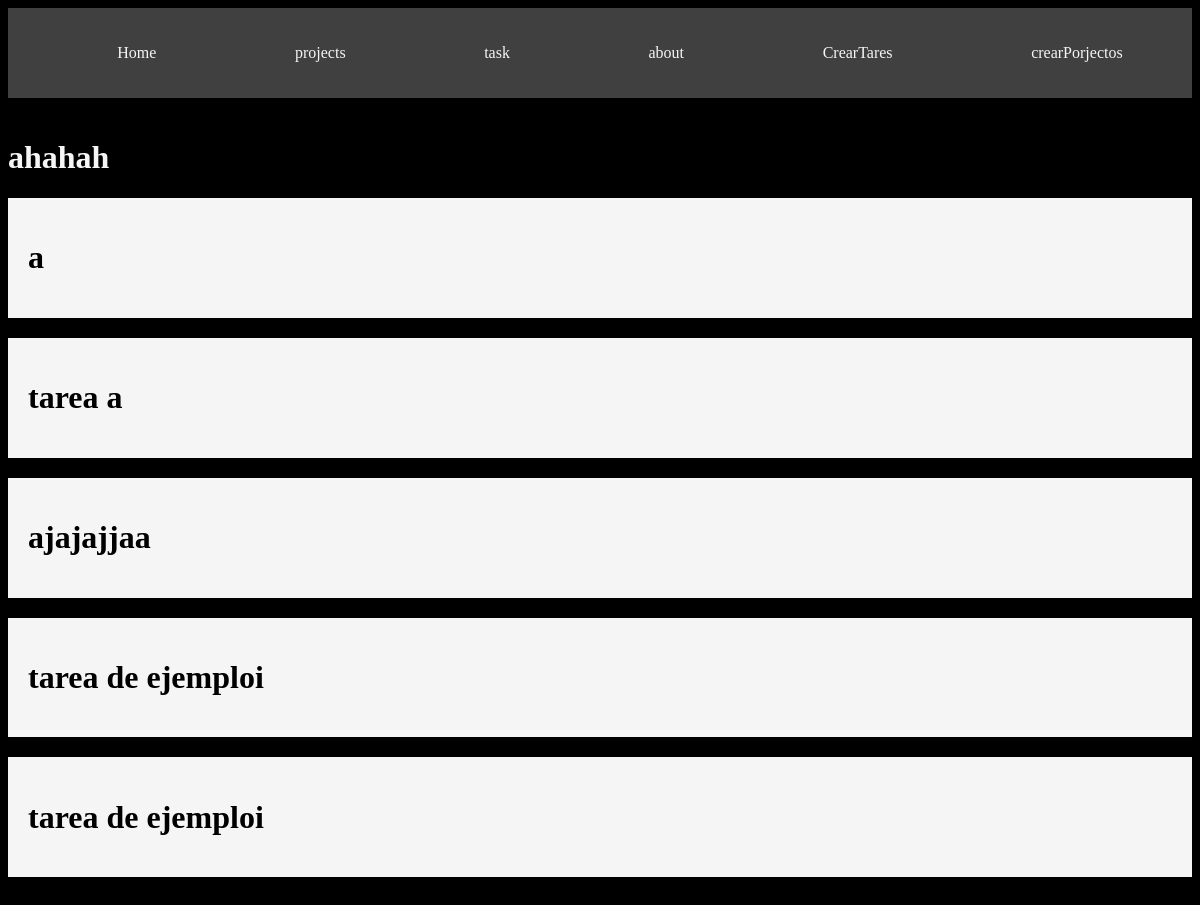
The app's page /project/1 with its own data.
### myapp/models.py (models this page shows, shortened)
class Project(models.Model):
    name = models.CharField(max_length=100) #va a ser un texto corto
    def __str__(self):
        return self.name

class Task(models.Model):
    title = models.CharField(max_length=200)
    description = models.TextField() #va a ser un texto largo
    project = models.ForeignKey(Project, on_delete=models.CASCADE) #relacion de uno a muchos
    done = models.BooleanField(default=False) #va a ser un booleano

### myapp/views.py (the view)
# urls.py: path('project/<int:id>', views.project_detail, name='project_detail'),
def project_detail(request, id):
    project = get_object_or_404(Project, id=id)
    tastks = Task.objects.filter(project_id=id)
    return render(request, "projects/detail.html", {"project": project,
                                                    "tasks": tastks})

### myapp/templates/projects/detail.html
{%extends 'layouts/base.html'%}
{%block content%}
<h1>{{ project}}</h1>
{%for task in tasks%}
<div class="card">
    <h1>{{task.title}}</h1>
</div>
{%endfor%}
{%endblock%}

### myapp/static/style/main.css (style rules this page uses)
body { background-color: black; color: whitesmoke; }
.card { background: whitesmoke; padding: 20px; margin-bottom: 20px; color: black; }

### records on screen
Project: name "ahahah"
Task: title "a"
Task: title "tarea a"
Task: title "ajajajjaa"
Task: title "tarea de ejemploi"
Task: title "tarea de ejemploi"
